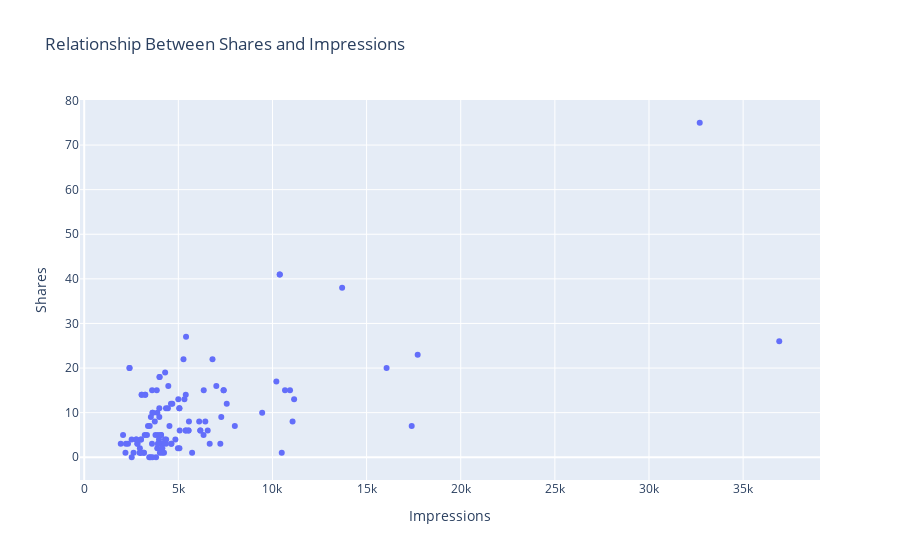

Source (notebook cell):
### Code cell
px.scatter(x='Impressions' , y='Shares' , data_frame=df  ,title='Relationship Between Shares and Impressions')

### Figure 1 — Plotly figure (JSON) as saved in the notebook; plotly's stock layout.template omitted (floating-point values rounded to 4 significant figures)
{"data": [{"hovertemplate": "Impressions=%{x}<br>Shares=%{y}<extra></extra>", "legendgroup": "", "marker": {"color": "#636efa", "symbol": "circle"}, "mode": "markers", "name": "", "orientation": "v", "showlegend": false, "type": "scatter", "x": [3920, 5394, 4021, 4528, 2518, 3884, 2621, 3541, 3749, 4115, 2218, 3234, 4344, 3216, 9453, 5055, 4002, 3169, 6168, 2407, 2064, 3973, 7281, 3052, 4628, 4082, 5394, 2766, 3924, 3015, 6666, 3854, 4355, 4343, 6108, 2523, 2327, 3990, 2191, 1941, 16062, 4998, 4289, 3880, 3786, 4298, 3630, 2826, 7407, 10386, 2998, 7018, 2941, 6432, 10667, 3988, 4978, 3388, 4467, 3246, 5072, 6339, 4239, 3454, 7571, 3333, 3818, 10933, 5058, 3601, 3480, 3525, 3606, 5542, 6559, 3623, 10493, 4446, 2957, 5538, 4681, 5273, 5055, 4002, 3169, 6168, 2407, 3630, 2826, 7407, 10386, 2998, 3052, 4628, 4082, 5394, 2766, 3924, 3015, 5409, 5323, 8001, 4150, 4609, 6348, 11068, 7231, 17396, 6814, 17713, 5563, 4842, 11149, 10206, 13700, 5731, 4139, 32695, 36919], "xaxis": "x", "y": [5, 14, 1, 7, 4, 10, 1, 9, 8, 3, 3, 14, 11, 5, 10, 11, 18, 1, 6, 20, 5, 4, 9, 14, 3, 5, 6, 4, 3, 4, 3, 15, 4, 3, 8, 0, 3, 11, 1, 3, 20, 13, 4, 2, 5, 19, 10, 3, 15, 41, 1, 16, 1, 8, 15, 9, 2, 7, 16, 14, 6, 5, 1, 0, 12, 5, 0, 15, 2, 3, 7, 0, 15, 6, 6, 0, 1, 11, 2, 6, 12, 22, 11, 18, 1, 6, 20, 10, 3, 15, 41, 1, 14, 3, 5, 6, 4, 3, 4, 27, 13, 7, 2, 12, 15, 8, 3, 7, 22, 23, 8, 4, 13, 17, 38, 1, 1, 75, 26], "yaxis": "y"}], "layout": {"legend": {"tracegroupgap": 0}, "title": {"text": "Relationship Between Shares and Impressions"}, "xaxis": {"anchor": "y", "domain": [0, 1], "title": {"text": "Impressions"}}, "yaxis": {"anchor": "x", "domain": [0, 1], "title": {"text": "Shares"}}}}
